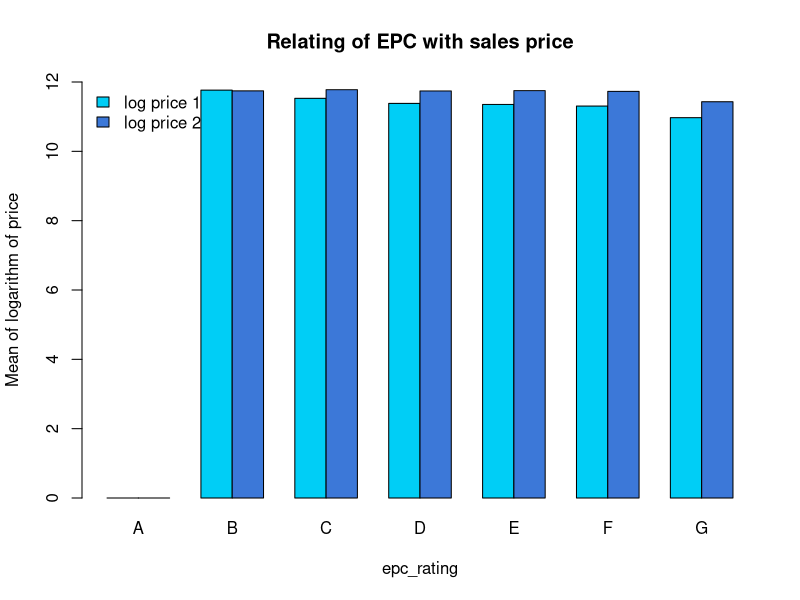
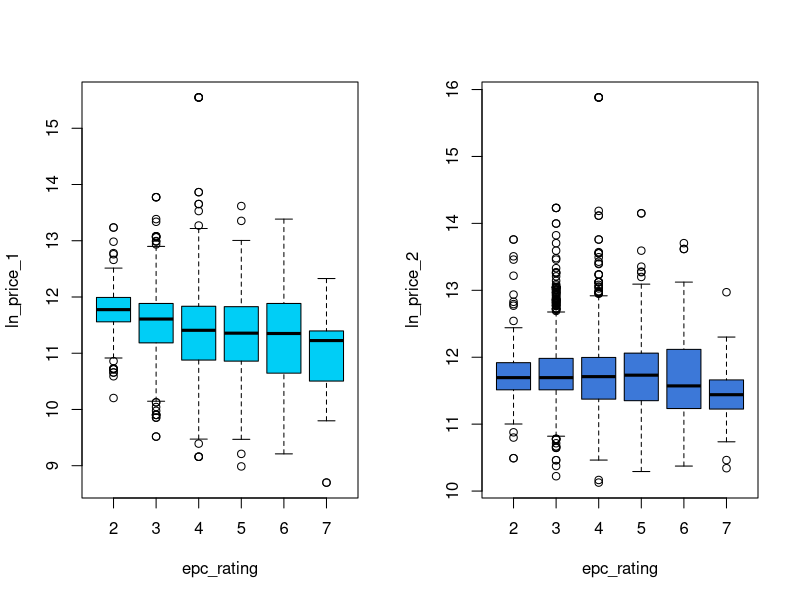
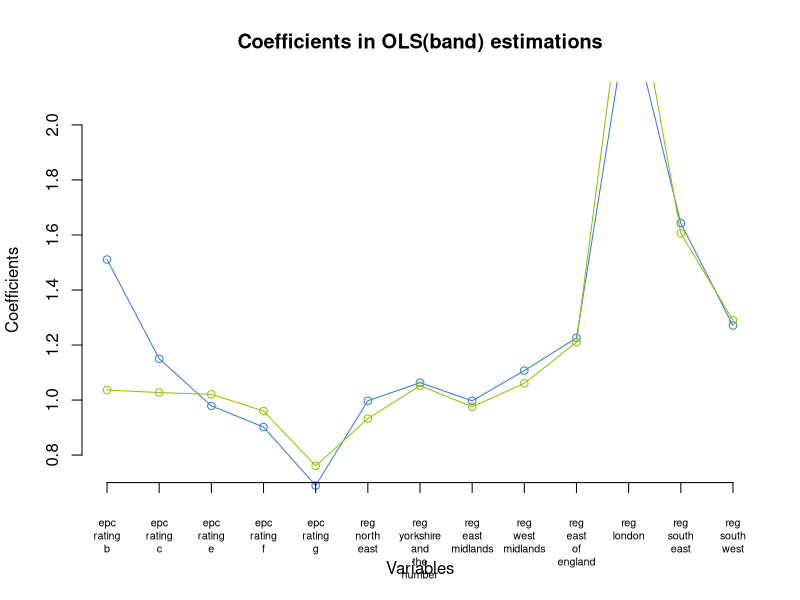
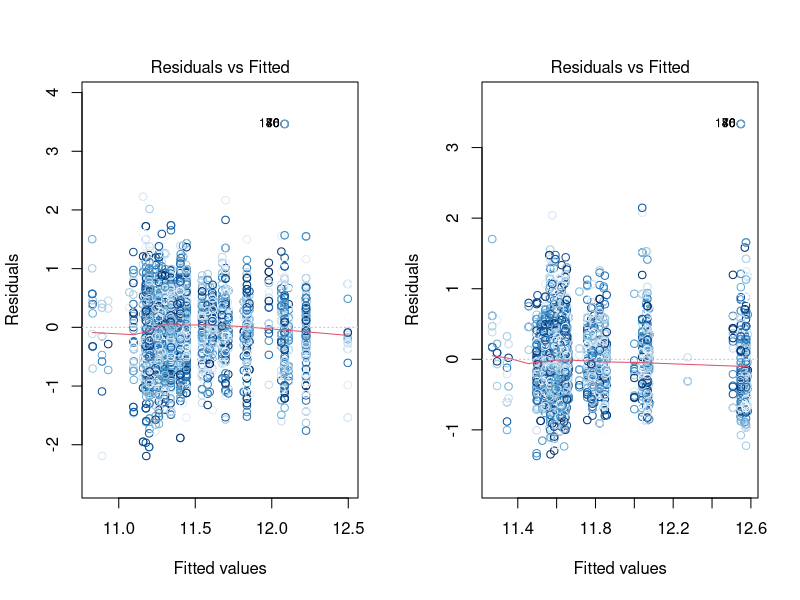
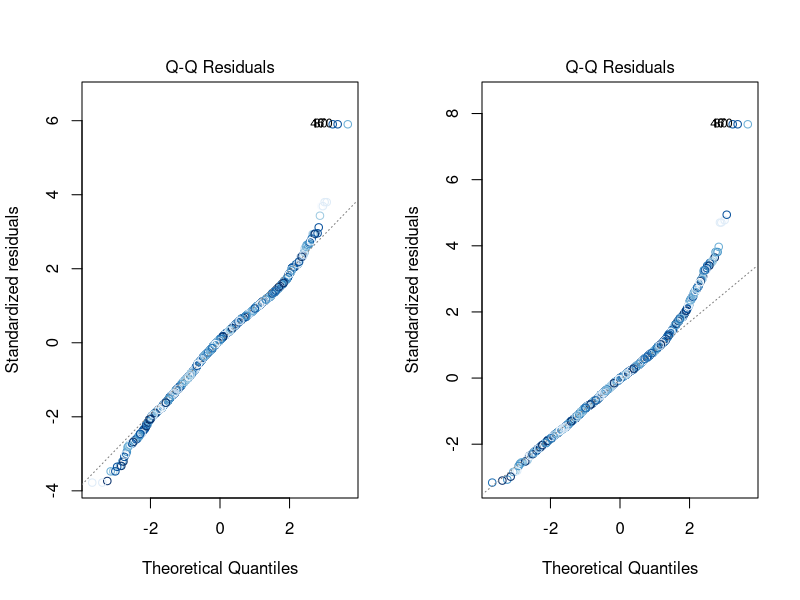
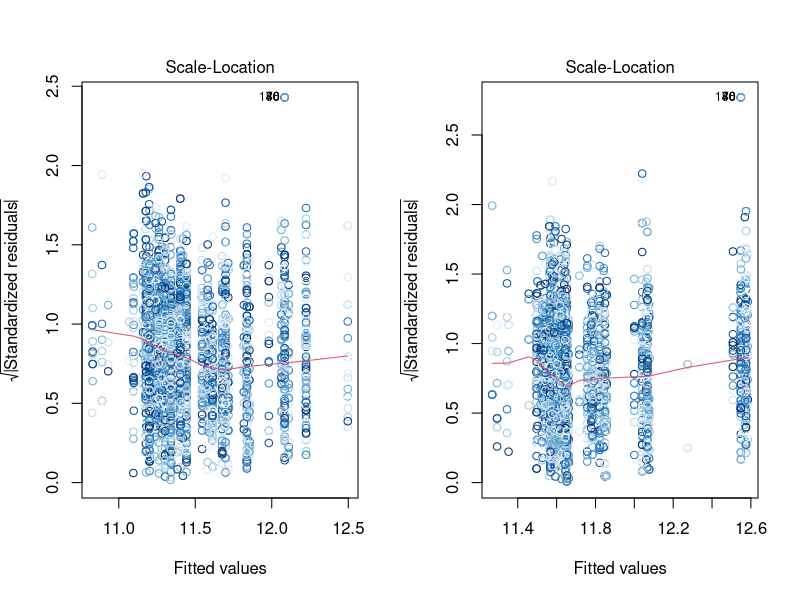
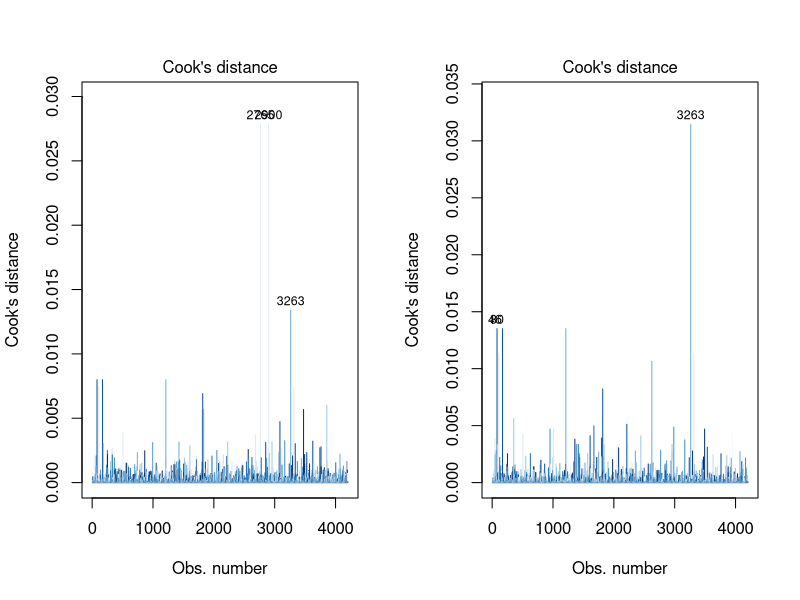
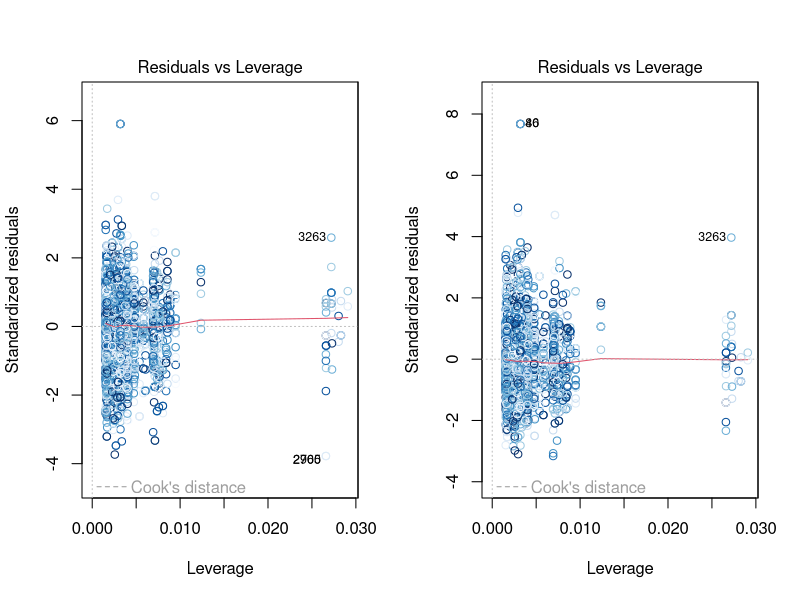

R code for these plots, in order:
Data <- read.csv("Data.csv") # nolint

# INDEX
# Hedonic regression of prices (band)
# relation of rating and time between sale
# hedonic regression of time
# relation of regions and house prices
# relation of regions and time between sale
# Hedonic regression of prices (continuous)
# Repeat sales index


# relation of rating and house prices
epc_rating <- Data$epc_rating_a +
    2 * Data$epc_rating_b +
    3 * Data$epc_rating_c +
    4 * Data$epc_rating_d +
    5 * Data$epc_rating_e + 6 * Data$epc_rating_f + 7 * Data$epc_rating_g
# epc_rating corresponds epc_rating, 1 for A, 2 for B ... 7 for G.

windows()
barplot(
    cbind(c(0, 0), rbind(
        tapply(Data$ln_price_1, epc_rating, mean),
        tapply(Data$ln_price_2, epc_rating, mean)
    )),
    beside = TRUE, ylim = c(0, 12),
    names.arg = c("A", "B", "C", "D", "E", "F", "G"),
    col = c("#00CEF6", "#3C78D8"),
    xlab = "epc_rating",
    ylab = "Mean of logarithm of price",
    main = "Relating of EPC with sales price",
)
legend("topleft", c("log price 1", "log price 2"),
    fill = c("#00CEF6", "#3C78D8"),
    bty = "n"
)

windows()
par(mfrow = c(1, 2))

boxplot(Data$ln_price_1 ~ epc_rating, ylab = "ln_price_1", col = c("#00CEF6"))
boxplot(Data$ln_price_2 ~ epc_rating, ylab = "ln_price_2", col = c("#3C78D8"))


# hedonic regression of prices
epc_price1 <- lm(ln_price_1 ~ epc_rating_b +
    epc_rating_c + epc_rating_e +
    epc_rating_f + epc_rating_g +
    reg_north_east +
    reg_yorkshire_and_the_humber + reg_east_midlands +
    reg_west_midlands + reg_east_of_england +
    reg_london + reg_south_east + reg_south_west, data = Data)


epc_price2 <- lm(ln_price_2 ~ epc_rating_b +
    epc_rating_c + epc_rating_e +
    epc_rating_f + epc_rating_g +
    reg_north_east +
    reg_yorkshire_and_the_humber + reg_east_midlands +
    reg_west_midlands + reg_east_of_england +
    reg_london + reg_south_east + reg_south_west, data = Data)


options(scipen = 999)
sink("OLS(band).txt")
print(summary(epc_price1))
print(summary(epc_price2))
# Summary shows the statistically significant variables of of ln_price
# Positivity of coefficients imply positive associativity


hedonic_price1 <- exp(epc_price1$coefficients) # hedonic price index1
hedonic_price2 <- exp(epc_price2$coefficients) # hedonic price index2

# confidence intervals for model coefficients
confint(epc_price1, conf.level = 0.95)
confint(epc_price2, conf.level = 0.95)


windows()
plot(1:13, hedonic_price1[-1],
    type = "n",
    axes = F,
    ylab = "",
    xlab = "",
    ylim = c(0.7, 2.1)
)

lines(1:13, hedonic_price1[-1], type = "o", col = "#3C78D8")
lines(1:13, hedonic_price2[-1], type = "o", col = "#8EC400")
axis(2)
axis(1,
    at = 1:13,
    labels = gsub("_", "\n", names(hedonic_price1)[-1]),
    padj = 1, pos = 0.7, cex.axis = 0.65
)
title(
    main = "Coefficients in OLS(band) estimations",
    ylab = "Coefficients",
    xlab = "Variables"
)

# Diagnostic plots for the model- 4 Residual plots-
# Residual = True value - Fitted value
# Residuals vs Fitted
# Normal Probability Plot of Residuals
# sqrt(|standardized residual|) vs fitted values
# Residuals vs Leverage
for (i in 1:6) {
    windows()
    par(mfrow = c(1, 2))
    plot(epc_price1, which = c(i), col = blues9)
    plot(epc_price2, which = c(i), col = blues9)
}

# Partial Residue plots
windows()
par(mfrow = c(4, 4))
termplot(epc_price1,
    partial.resid = TRUE, col.res = blues9, smooth = panel.smooth
)

windows()
par(mfrow = c(4, 4))
termplot(epc_price2,
    partial.resid = TRUE, col.res = blues9, smooth = panel.smooth
)


# relation of rating and time between sale
windows()
par(mfrow = c(1, 2))
barplot(
    tapply(Data$days_between_sale, epc_rating, mean),
    beside = TRUE,
    names.arg = c("B", "C", "D", "E", "F", "G"),
    col = c("#00CEF6", "#3C78D8"),
    xlab = "EPC rating", ylab = "Mean days between sale"
)
boxplot(Data$days_between_sale ~ epc_rating,
    xlab = "EPC rating", ylab = "Days between sale", col = c("#00CEF6")
)

sink()

# relation of region and rating
windows()
barplot(
    t(rbind(
        tapply(Data$reg_north_east, epc_rating, sum),
        tapply(Data$reg_north_west, epc_rating, sum),
        tapply(Data$reg_yorkshire_and_the_humber, epc_rating, sum),
        tapply(Data$reg_east_midlands, epc_rating, sum),
        tapply(Data$reg_west_midlands, epc_rating, sum),
        tapply(Data$reg_east_of_england, epc_rating, sum),
        tapply(Data$reg_london, epc_rating, sum),
        tapply(Data$reg_south_east, epc_rating, sum),
        tapply(Data$reg_south_west, epc_rating, sum)
    ) / 4201),
    ylim = c(0, 0.2),
    names.arg = gsub("_", " ", substring(colnames(Data)[36:44], 5)),
    col = rev(blues9),
    xlab = "Regions",
    ylab = "Frequency"
)

regions <- Data$reg_north_east +
    2 * Data$reg_north_west +
    3 * Data$reg_yorkshire_and_the_humber +
    4 * Data$reg_east_midlands +
    5 * Data$reg_west_midlands +
    6 * Data$reg_east_of_england +
    7 * Data$reg_london +
    8 * Data$reg_south_east +
    9 * Data$reg_south_west

# relation of regions and house prices
windows()
barplot(
    rbind(
        tapply(Data$ln_price_1, regions, mean),
        tapply(Data$ln_price_2, regions, mean)
    ),
    beside = TRUE, ylim = c(0, 14),
    names.arg = gsub("_", " ", substring(colnames(Data)[36:44], 5)),
    xlab = "Regions",
    col = c("#00CEF6", "#3C78D8"),
    ylab = "Mean of logarithm of sales price"
)

windows()
par(mfrow = c(1, 2))
boxplot(Data$ln_price_1 ~ regions,
    xlab = "Regions", ylab = "Logarithm of first sales price",
    col = c("#00CEF6")
)
boxplot(Data$ln_price_2 ~ regions,
    xlab = "Regions", ylab = "Logarithm of second sales price",
    col = c("#3C78D8")
)

# relation of regions and time between sale
windows()
par(mfrow = c(1, 2))
barplot(
    tapply(Data$days_between_sale, regions, mean),
    beside = TRUE,
    names.arg = gsub("_", " ", substring(colnames(Data)[36:44], 5)),
    xlab = "Regions",
    col = c("#00CEF6", "#3C78D8"),
    cex.axis = 0.65,
    ylab = "Mean of days between sale"
)

boxplot(Data$days_between_sale ~ regions,
    xlab = "Regions", ylab = "Mean of days between sale",
    col = c("#00CEF6")
)


# Continuous OLS
library(MASS)
windows()

price1_bc <- boxcox(price_1 ~ imd_score + income_score +
    emp_score + educ_score +
    health_score + crime_score +
    barrier_score + living_score, data = Data)

epc_price1_cont <- lm(ln_price_1 ~ imd_score + income_score +
    emp_score + educ_score +
    health_score + crime_score +
    barrier_score + living_score, data = Data)

price2_bc <- boxcox(price_2 ~ imd_score + income_score +
    emp_score + educ_score +
    health_score + crime_score +
    barrier_score + living_score, data = Data)

epc_price2_cont <- lm(t_price_2 ~ imd_score + income_score +
    emp_score + educ_score +
    health_score + crime_score +
    barrier_score + living_score, data = Data)

sink("OLS(continuous).txt")
print(summary(epc_price1_cont))
print(summary(epc_price2_cont))

hedonic_price1_cont <- epc_price1_cont$coefficients
hedonic_price2_cont <- epc_price2_cont$coefficients

# confidence intervals for model coefficients
confint(epc_price1_cont, conf.level = 0.95)
confint(epc_price2_cont, conf.level = 0.95)

windows()
plot(1:8, hedonic_price1_cont[-1],
    type = "n",
    axes = F,
    ylab = "",
    xlab = "",
)
lines(1:8, hedonic_price1_cont[-1], type = "o", col = "#3C78D8")
lines(1:8, hedonic_price2_cont[-1], type = "o", col = "#8EC400")
axis(2)
axis(1,
    at = 1:8,
    labels = gsub("_", "\n", names(hedonic_price1_cont)[-1]),
    padj = 1, pos = -0.00007
)
title(
    main = "Coefficients in OLS(continuous) estimations",
    ylab = "Coefficients",
    xlab = "Variables"
)
sink()

windows()
par(mfrow = c(2, 4))
termplot(epc_price1_cont,
    partial.resid = TRUE, col.res = blues9, smooth = panel.smooth
)

windows()
par(mfrow = c(2, 4))
termplot(epc_price2_cont,
    partial.resid = TRUE, col.res = blues9, smooth = panel.smooth
)

# Repeat sales index
rsi <- read.csv("RSI.csv")
index <- lm(log_change ~ 0 + Y1996 + Y1997 + Y1998 + Y1999 +
    Y2000 + Y2001 + Y2002 + Y2003 + Y2004 + Y2005 + Y2006 + Y2007 + Y2008
    + Y2009 + Y2010 + Y2011 + Y2012, data = rsi)
windows()
rs_index <- exp(coef(index))
plot(rs_index, type = "o", axes = F, xlab = "", ylab = "", col = "#3C78D8")
axis(2)
axis(1,
    at = 1:17,
    labels = gsub("Y", "", colnames(rsi)[4:20]),
    padj = 1
)
title(
    main = "Repeated Sales Index",
    ylab = "Index",
    xlab = "Year"
)